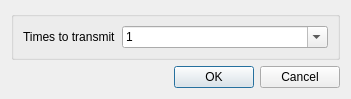
<?xml version="1.0" encoding="UTF-8"?>
<ui version="4.0">
 <class>PSK31RepeatDialog</class>
 <widget class="QDialog" name="PSK31RepeatDialog">
  <property name="geometry">
   <rect>
    <x>0</x>
    <y>0</y>
    <width>351</width>
    <height>91</height>
   </rect>
  </property>
  <property name="font">
   <font>
    <family>Liberation Sans</family>
    <pointsize>9</pointsize>
   </font>
  </property>
  <property name="windowTitle">
   <string>Packet Repeat Settings</string>
  </property>
  <layout class="QVBoxLayout" name="verticalLayout">
   <item>
    <widget class="QGroupBox" name="groupBox">
     <layout class="QFormLayout" name="formLayout">
      <item row="0" column="0">
       <widget class="QLabel" name="repeatCountLabel">
        <property name="text">
         <string>Times to transmit</string>
        </property>
       </widget>
      </item>
      <item row="0" column="1">
       <widget class="QComboBox" name="repeatCount">
        <property name="toolTip">
         <string>Number of times to transmit</string>
        </property>
        <property name="editable">
         <bool>true</bool>
        </property>
        <item>
         <property name="text">
          <string>1</string>
         </property>
        </item>
        <item>
         <property name="text">
          <string>10</string>
         </property>
        </item>
        <item>
         <property name="text">
          <string>100</string>
         </property>
        </item>
        <item>
         <property name="text">
          <string>1000</string>
         </property>
        </item>
       </widget>
      </item>
     </layout>
    </widget>
   </item>
   <item>
    <widget class="QDialogButtonBox" name="buttonBox">
     <property name="orientation">
      <enum>Qt::Horizontal</enum>
     </property>
     <property name="standardButtons">
      <set>QDialogButtonBox::Cancel|QDialogButtonBox::Ok</set>
     </property>
    </widget>
   </item>
  </layout>
 </widget>
 <tabstops>
  <tabstop>repeatCount</tabstop>
 </tabstops>
 <resources/>
 <connections>
  <connection>
   <sender>buttonBox</sender>
   <signal>accepted()</signal>
   <receiver>PSK31RepeatDialog</receiver>
   <slot>accept()</slot>
   <hints>
    <hint type="sourcelabel">
     <x>248</x>
     <y>254</y>
    </hint>
    <hint type="destinationlabel">
     <x>157</x>
     <y>274</y>
    </hint>
   </hints>
  </connection>
  <connection>
   <sender>buttonBox</sender>
   <signal>rejected()</signal>
   <receiver>PSK31RepeatDialog</receiver>
   <slot>reject()</slot>
   <hints>
    <hint type="sourcelabel">
     <x>316</x>
     <y>260</y>
    </hint>
    <hint type="destinationlabel">
     <x>286</x>
     <y>274</y>
    </hint>
   </hints>
  </connection>
 </connections>
</ui>
